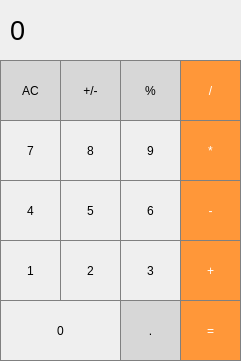
<?xml version="1.0" encoding="UTF-8"?>
<ui version="4.0">
 <class>MainWindow</class>
 <widget class="QMainWindow" name="MainWindow">
  <property name="geometry">
   <rect>
    <x>0</x>
    <y>0</y>
    <width>241</width>
    <height>361</height>
   </rect>
  </property>
  <property name="windowTitle">
   <string>MainWindow</string>
  </property>
  <widget class="QWidget" name="centralwidget">
   <widget class="QLabel" name="resultShow">
    <property name="geometry">
     <rect>
      <x>10</x>
      <y>0</y>
      <width>221</width>
      <height>61</height>
     </rect>
    </property>
    <property name="font">
     <font>
      <pointsize>20</pointsize>
     </font>
    </property>
    <property name="styleSheet">
     <string notr="true">QLabel {
  qproperty-alignment: 'AlignVCenter | AlignRight';
  border-bottom: 1px solid gray;
}

background-color : white;</string>
    </property>
    <property name="text">
     <string>0</string>
    </property>
   </widget>
   <widget class="QPushButton" name="pushButtonClear">
    <property name="geometry">
     <rect>
      <x>0</x>
      <y>60</y>
      <width>61</width>
      <height>61</height>
     </rect>
    </property>
    <property name="styleSheet">
     <string notr="true">QPushButton {
  background-color: rgb(215, 215, 215);
  border: 1px solid gray;
}
QPushButton:pressed {
    background-color: qlineargradient(x1: 0, y1: 0, x2: 0, y2: 1,
                                      stop: 0 #BEBEBE, stop: 1 #D7D7D7);
}</string>
    </property>
    <property name="text">
     <string>AC</string>
    </property>
   </widget>
   <widget class="QPushButton" name="pushButtonSign">
    <property name="geometry">
     <rect>
      <x>60</x>
      <y>60</y>
      <width>61</width>
      <height>61</height>
     </rect>
    </property>
    <property name="styleSheet">
     <string notr="true">QPushButton {
  background-color: rgb(215, 215, 215);
  border: 1px solid gray;
}
QPushButton:pressed {
    background-color: qlineargradient(x1: 0, y1: 0, x2: 0, y2: 1,
                                      stop: 0 #BEBEBE, stop: 1 #D7D7D7);
}</string>
    </property>
    <property name="text">
     <string>+/-</string>
    </property>
   </widget>
   <widget class="QPushButton" name="pushButtonPercentage">
    <property name="geometry">
     <rect>
      <x>120</x>
      <y>60</y>
      <width>61</width>
      <height>61</height>
     </rect>
    </property>
    <property name="styleSheet">
     <string notr="true">QPushButton {
  background-color: rgb(215, 215, 215);
  border: 1px solid gray;
}
QPushButton:pressed {
    background-color: qlineargradient(x1: 0, y1: 0, x2: 0, y2: 1,
                                      stop: 0 #BEBEBE, stop: 1 #D7D7D7);
}</string>
    </property>
    <property name="text">
     <string>%</string>
    </property>
   </widget>
   <widget class="QPushButton" name="pushButtonDiv">
    <property name="geometry">
     <rect>
      <x>180</x>
      <y>60</y>
      <width>61</width>
      <height>61</height>
     </rect>
    </property>
    <property name="styleSheet">
     <string notr="true">QPushButton {
  background-color: rgb(255, 151, 57);
  color: white; 
  border: 1px solid gray;
}

QPushButton:pressed {
    background-color: qlineargradient(x1: 0, y1: 0, x2: 0, y2: 1,
                                      stop: 0 #FF7832, stop: 1 #FF9739);
}</string>
    </property>
    <property name="text">
     <string>/</string>
    </property>
   </widget>
   <widget class="QPushButton" name="pushButtonMul">
    <property name="geometry">
     <rect>
      <x>180</x>
      <y>120</y>
      <width>61</width>
      <height>61</height>
     </rect>
    </property>
    <property name="styleSheet">
     <string notr="true">QPushButton {
  background-color: rgb(255, 151, 57);
  color: white; 
  border: 1px solid gray;
}

QPushButton:pressed {
    background-color: qlineargradient(x1: 0, y1: 0, x2: 0, y2: 1,
                                      stop: 0 #FF7832, stop: 1 #FF9739);
}</string>
    </property>
    <property name="text">
     <string>*</string>
    </property>
   </widget>
   <widget class="QPushButton" name="pushButton7">
    <property name="geometry">
     <rect>
      <x>0</x>
      <y>120</y>
      <width>61</width>
      <height>61</height>
     </rect>
    </property>
    <property name="styleSheet">
     <string notr="true">QPushButton {
   border: 1px solid gray;
}
QPushButton:pressed {
    background-color: qlineargradient(x1: 0, y1: 0, x2: 0, y2: 1,
                                      stop: 0 #dadbde, stop: 1 #f6f7fa);
}</string>
    </property>
    <property name="text">
     <string>7</string>
    </property>
   </widget>
   <widget class="QPushButton" name="pushButton9">
    <property name="geometry">
     <rect>
      <x>120</x>
      <y>120</y>
      <width>61</width>
      <height>61</height>
     </rect>
    </property>
    <property name="styleSheet">
     <string notr="true">QPushButton {
   border: 1px solid gray;
}
QPushButton:pressed {
    background-color: qlineargradient(x1: 0, y1: 0, x2: 0, y2: 1,
                                      stop: 0 #dadbde, stop: 1 #f6f7fa);
}</string>
    </property>
    <property name="text">
     <string>9</string>
    </property>
   </widget>
   <widget class="QPushButton" name="pushButton8">
    <property name="geometry">
     <rect>
      <x>60</x>
      <y>120</y>
      <width>61</width>
      <height>61</height>
     </rect>
    </property>
    <property name="styleSheet">
     <string notr="true">QPushButton {
   border: 1px solid gray;
}
QPushButton:pressed {
    background-color: qlineargradient(x1: 0, y1: 0, x2: 0, y2: 1,
                                      stop: 0 #dadbde, stop: 1 #f6f7fa);
}</string>
    </property>
    <property name="text">
     <string>8</string>
    </property>
   </widget>
   <widget class="QPushButton" name="pushButtonSub">
    <property name="geometry">
     <rect>
      <x>180</x>
      <y>180</y>
      <width>61</width>
      <height>61</height>
     </rect>
    </property>
    <property name="styleSheet">
     <string notr="true">QPushButton {
  background-color: rgb(255, 151, 57);
  color: white; 
  border: 1px solid gray;
}

QPushButton:pressed {
    background-color: qlineargradient(x1: 0, y1: 0, x2: 0, y2: 1,
                                      stop: 0 #FF7832, stop: 1 #FF9739);
}</string>
    </property>
    <property name="text">
     <string>-</string>
    </property>
   </widget>
   <widget class="QPushButton" name="pushButton4">
    <property name="geometry">
     <rect>
      <x>0</x>
      <y>180</y>
      <width>61</width>
      <height>61</height>
     </rect>
    </property>
    <property name="styleSheet">
     <string notr="true">QPushButton {
   border: 1px solid gray;
}
QPushButton:pressed {
    background-color: qlineargradient(x1: 0, y1: 0, x2: 0, y2: 1,
                                      stop: 0 #dadbde, stop: 1 #f6f7fa);
}</string>
    </property>
    <property name="text">
     <string>4</string>
    </property>
   </widget>
   <widget class="QPushButton" name="pushButton6">
    <property name="geometry">
     <rect>
      <x>120</x>
      <y>180</y>
      <width>61</width>
      <height>61</height>
     </rect>
    </property>
    <property name="styleSheet">
     <string notr="true">QPushButton {
   border: 1px solid gray;
}
QPushButton:pressed {
    background-color: qlineargradient(x1: 0, y1: 0, x2: 0, y2: 1,
                                      stop: 0 #dadbde, stop: 1 #f6f7fa);
}</string>
    </property>
    <property name="text">
     <string>6</string>
    </property>
   </widget>
   <widget class="QPushButton" name="pushButton5">
    <property name="geometry">
     <rect>
      <x>60</x>
      <y>180</y>
      <width>61</width>
      <height>61</height>
     </rect>
    </property>
    <property name="styleSheet">
     <string notr="true">QPushButton {
   border: 1px solid gray;
}
QPushButton:pressed {
    background-color: qlineargradient(x1: 0, y1: 0, x2: 0, y2: 1,
                                      stop: 0 #dadbde, stop: 1 #f6f7fa);
}</string>
    </property>
    <property name="text">
     <string>5</string>
    </property>
   </widget>
   <widget class="QPushButton" name="pushButtonAdd">
    <property name="geometry">
     <rect>
      <x>180</x>
      <y>240</y>
      <width>61</width>
      <height>61</height>
     </rect>
    </property>
    <property name="styleSheet">
     <string notr="true">QPushButton {
  background-color: rgb(255, 151, 57);
  color: white; 
  border: 1px solid gray;
}

QPushButton:pressed {
    background-color: qlineargradient(x1: 0, y1: 0, x2: 0, y2: 1,
                                      stop: 0 #FF7832, stop: 1 #FF9739);
}</string>
    </property>
    <property name="text">
     <string>+</string>
    </property>
   </widget>
   <widget class="QPushButton" name="pushButton1">
    <property name="geometry">
     <rect>
      <x>0</x>
      <y>240</y>
      <width>61</width>
      <height>61</height>
     </rect>
    </property>
    <property name="styleSheet">
     <string notr="true">QPushButton {
   border: 1px solid gray;
}
QPushButton:pressed {
    background-color: qlineargradient(x1: 0, y1: 0, x2: 0, y2: 1,
                                      stop: 0 #dadbde, stop: 1 #f6f7fa);
}</string>
    </property>
    <property name="text">
     <string>1</string>
    </property>
   </widget>
   <widget class="QPushButton" name="pushButton3">
    <property name="geometry">
     <rect>
      <x>120</x>
      <y>240</y>
      <width>61</width>
      <height>61</height>
     </rect>
    </property>
    <property name="styleSheet">
     <string notr="true">QPushButton {
   border: 1px solid gray;
}
QPushButton:pressed {
    background-color: qlineargradient(x1: 0, y1: 0, x2: 0, y2: 1,
                                      stop: 0 #dadbde, stop: 1 #f6f7fa);
}</string>
    </property>
    <property name="text">
     <string>3</string>
    </property>
   </widget>
   <widget class="QPushButton" name="pushButton2">
    <property name="geometry">
     <rect>
      <x>60</x>
      <y>240</y>
      <width>61</width>
      <height>61</height>
     </rect>
    </property>
    <property name="styleSheet">
     <string notr="true">QPushButton {
   border: 1px solid gray;
}
QPushButton:pressed {
    background-color: qlineargradient(x1: 0, y1: 0, x2: 0, y2: 1,
                                      stop: 0 #dadbde, stop: 1 #f6f7fa);
}</string>
    </property>
    <property name="text">
     <string>2</string>
    </property>
   </widget>
   <widget class="QPushButton" name="pushButtonEqual">
    <property name="geometry">
     <rect>
      <x>180</x>
      <y>300</y>
      <width>61</width>
      <height>61</height>
     </rect>
    </property>
    <property name="styleSheet">
     <string notr="true">QPushButton {
  background-color: rgb(255, 151, 57);
  color: white; 
  border: 1px solid gray;
}

QPushButton:pressed {
    background-color: qlineargradient(x1: 0, y1: 0, x2: 0, y2: 1,
                                      stop: 0 #FF7832, stop: 1 #FF9739);
}</string>
    </property>
    <property name="text">
     <string>=</string>
    </property>
   </widget>
   <widget class="QPushButton" name="pushButton0">
    <property name="geometry">
     <rect>
      <x>0</x>
      <y>300</y>
      <width>121</width>
      <height>61</height>
     </rect>
    </property>
    <property name="styleSheet">
     <string notr="true">QPushButton {
   border: 1px solid gray;
}
QPushButton:pressed {
    background-color: qlineargradient(x1: 0, y1: 0, x2: 0, y2: 1,
                                      stop: 0 #dadbde, stop: 1 #f6f7fa);
}</string>
    </property>
    <property name="text">
     <string>0</string>
    </property>
   </widget>
   <widget class="QPushButton" name="pushButtonDot">
    <property name="geometry">
     <rect>
      <x>120</x>
      <y>300</y>
      <width>61</width>
      <height>61</height>
     </rect>
    </property>
    <property name="styleSheet">
     <string notr="true">QPushButton {
  background-color: rgb(215, 215, 215);
  border: 1px solid gray;
}
QPushButton:pressed {
    background-color: qlineargradient(x1: 0, y1: 0, x2: 0, y2: 1,
                                      stop: 0 #BEBEBE, stop: 1 #D7D7D7);
}</string>
    </property>
    <property name="text">
     <string>.</string>
    </property>
   </widget>
  </widget>
 </widget>
 <resources/>
 <connections/>
</ui>
